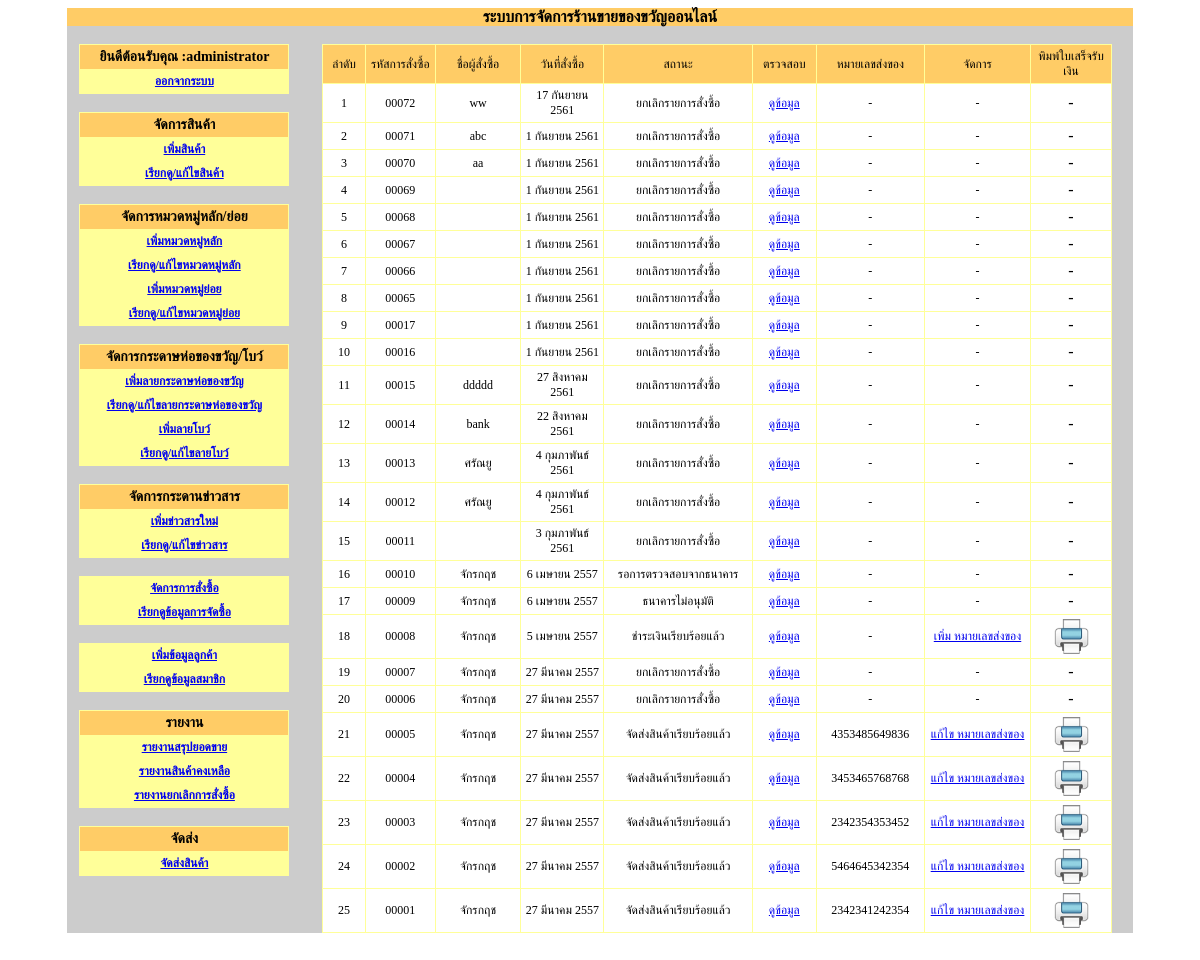
/giftshop2_V2_1/admin/main.php?module=order (signed in), run on the app's committed database.
### tables this page shows
CREATE TABLE `tbl_order` (
  `order_id` int(5) unsigned zerofill NOT NULL auto_increment COMMENT 'รหัสการสั่งสินค้า',
  `customer_id` int(5) unsigned zerofill NOT NULL COMMENT 'รหัสของลูกค้าที่สั่งสินค้า',
  `newname` varchar(50) NOT NULL,
  `address_send` text NOT NULL,
  `district_id` int(5) NOT NULL,
  `prefecture_id` int(5) NOT NULL,
  `province_id` int(2) NOT NULL,
  `postcode` int(5) NOT NULL,
  `telephone_send` varchar(10) NOT NULL,
  `mail_send` varchar(50) NOT NULL,
  `paper_id` int(2) unsigned zerofill NOT NULL,
  `ribbon_id` int(2) unsigned zerofill NOT NULL,
  `order_date` date NOT NULL COMMENT 'วันที่ลูกค้าสั่งซื้อสินค้า',
  `order_status` int(1) NOT NULL,
  `delivery_id` varchar(13) NOT NULL default '-',
  `order_tc` int(2) NOT NULL,
  PRIMARY KEY  (`order_id`)
);

CREATE TABLE `tbl_customer` (
  `customer_id` int(5) unsigned zerofill NOT NULL auto_increment,
  `customer_name` varchar(50) NOT NULL,
  `customer_name_last` varchar(255) NOT NULL,
  `customer_address` text NOT NULL,
  `district_id` int(5) NOT NULL,
  `prefecture_id` int(5) NOT NULL,
  `province_id` int(2) NOT NULL,
  `postcode` int(5) NOT NULL,
  `customer_telephone` varchar(10) NOT NULL,
  `customer_email` varchar(50) NOT NULL,
  `customer_pass` varchar(20) NOT NULL,
  `Date` varchar(10) NOT NULL,
  `item1` varchar(255) NOT NULL,
  `item2` varchar(255) NOT NULL,
  `item3` varchar(255) NOT NULL,
  `item4` varchar(255) NOT NULL,
  `item5` varchar(255) NOT NULL,
  `item6` varchar(255) NOT NULL,
  `item7` varchar(255) NOT NULL,
  PRIMARY KEY  (`customer_id`)
);

### giftshop2_V2_1/includes/function.ini.php (called while the page is built, shortened)
<?
$thaimonth2=array("มกราคม", "กุมภาพันธ์", "มีนาคม", "เมษายน", "พฤษภาคม","มิถุนายน", "กรกฎาคม", "สิงหาคม", "กันยายน","ตุลาคม","พฤศจิกายน", "ธันวาคม");
	function shotdate($date){
		global $thaimonth2;
		$txtDate=explode("-",$date);
		$date=$txtDate[2]+0 ." ";
		$date.=$thaimonth2[$txtDate[1]-1]." ";
		$date.=$txtDate[0]+543;
		return $date;
	}
?>

### giftshop2_V2_1/admin/order.php (the view, shortened to what this page needs)
<?
    switch($mode){
	  ?>
<?
default;
    $sql="select * from tbl_order as a,tbl_customer as b where a.customer_id=b.customer_id order by order_id desc";
	$qry=mysql_query($sql);
	$numrow=mysql_num_rows($qry);
	?>
 <br />
<table width="95%" border="0" align="center" cellpadding="4" cellspacing="1" bgcolor="#FFFF99">
      <tr>
        <td width="40" align="center" bgcolor="#FFCC66" class="sizemain1">ลำดับ</td>
        <td width="82" align="center" bgcolor="#FFCC66"><span class="sizemain1">รหัสการสั่งซื้อ</span></td>
        <td width="108" align="center" bgcolor="#FFCC66" class="sizemain1">ชื่อผู้สั่งซื้อ</td>
        <td width="94" align="center" bgcolor="#FFCC66"><span class="sizemain1">วันที่สั่งซื้อ</span></td>
        <td width="208" align="center" bgcolor="#FFCC66"><span class="sizemain1">สถานะ</span></td>
        <td width="75" align="center" bgcolor="#FFCC66" class="sizemain1">ตรวจสอบ</td>
        <td width="114" align="center" bgcolor="#FFCC66"><span class="sizemain1">หมายเลขส่งของ</span></td>
        <td width="136" align="center" bgcolor="#FFCC66"><span class="sizemain1">จัดการ</span></td>
        <td width="97" align="center" bgcolor="#FFCC66"> <span class="sizemain1">พิมพ์ใบเสร็จรับเงิน</span></td>
  </tr>
      <? if($numrow==0){
      ?>
      <tr>
        <td colspan="9" bgcolor="#FFFFFF"><span class="sizemain1">ไม่มีรายการสั่งซื้อ</span></td>
  </tr>
        <?
	  }else{
		  while($db=mysql_fetch_array($qry)){
			    switch($db['order_status']){
				case 1: $textstatus="ชำระเงินเรียบร้อยแล้ว"; break;
				case 3: $textstatus="ยกเลิกรายการสั่งซื้อ"; break;
				case 4: $textstatus="จัดส่งสินค้าเรียบร้อยแล้ว"; break;
				case 5: $textstatus="รอการตรวจสอบจากธนาคาร"; break;
				case 6: $textstatus="ธนาคารไม่อนุมัติ"; break;
				}
				$no++;
		?>
      <tr>
        <td align="center" bgcolor="#FFFFFF"><span class="sizemain1">
          <?=$no?>
        </span></td>
        <td align="center" bgcolor="#FFFFFF"><span class="sizemain1">
        <?=$db['order_id']?>
        </span></td>
        <td align="center" bgcolor="#FFFFFF"><span class="sizemain1">
          <?=$db['customer_name']?>
        </span></td>
        <td align="center" bgcolor="#FFFFFF"><span class="sizemain1">
        <?=shotdate($db['order_date'])?>
        </span></td>
        <td align="center" bgcolor="#FFFFFF"><span class="sizemain1">
        <?=$textstatus?>
        </span></td>
        <td align="center" bgcolor="#FFFFFF">
          <span class="sizemain1"><a href="main.php?module=order&mode=bill&order_id=<?=$db['order_id']?>">ดูข้อมูล</a>
        </span></td>
        <td align="center" bgcolor="#FFFFFF"><span class="sizemain1">
        <?=$db['delivery_id']?>
        </span></td>
       <td align="center" bgcolor="#FFFFFF">
         <span class="sizemain1">
         <?
		if($db['order_status']==1){?>
         <a href="main.php?module=order&mode=update&order_id=<?=$db['order_id']?>">เพิ่ม หมายเลขส่งของ</a>
		<? }elseif ($db['order_status']==4){?>
       		<a href="main.php?module=order&mode=edit&order_id=<?=$db['order_id']?>">แก้ไข หมายเลขส่งของ</a>
        <? }else{echo "-";}?>
        </span></td>
       <td align="center" bgcolor="#FFFFFF">
       <?
		if($db['order_status']==1 || $db['order_status']==4) {
			?>
			<a href="print_receipt.php?order_id=<?=$db['order_id']?>&order_tc=<?=$db['order_tc']?>" target="_blank"><img src="../images/print-icon.png" width="35" height="35" /></a>			<?
				}else{echo "-";}
		?>
       </td>
      </tr>
      <?
		  }
	  }
	  ?>
    </table>
    <?
	}
	?>

### giftshop2_V2_1/admin/order.php (style rules this page uses)
.sizemain1 { font-size: 12px; }

### data on the page
tbl_order: order_id "00072", customer.customer_name "ww", order_date "17 กันยายน 2561", order_status "ยกเลิกรายการสั่งซื้อ", delivery "-"
tbl_order: order_id "00071", customer.customer_name "abc", order_date "1 กันยายน 2561", order_status "ยกเลิกรายการสั่งซื้อ", delivery "-"
tbl_order: order_id "00070", customer.customer_name "aa", order_date "1 กันยายน 2561", order_status "ยกเลิกรายการสั่งซื้อ", delivery "-"
tbl_order: order_id "00069", order_date "1 กันยายน 2561", order_status "ยกเลิกรายการสั่งซื้อ", delivery "-"
tbl_order: order_id "00068", order_date "1 กันยายน 2561", order_status "ยกเลิกรายการสั่งซื้อ", delivery "-"
tbl_order: order_id "00067", order_date "1 กันยายน 2561", order_status "ยกเลิกรายการสั่งซื้อ", delivery "-"
tbl_order: order_id "00066", order_date "1 กันยายน 2561", order_status "ยกเลิกรายการสั่งซื้อ", delivery "-"
tbl_order: order_id "00065", order_date "1 กันยายน 2561", order_status "ยกเลิกรายการสั่งซื้อ", delivery "-"
tbl_order: order_id "00017", order_date "1 กันยายน 2561", order_status "ยกเลิกรายการสั่งซื้อ", delivery "-"
tbl_order: order_id "00016", order_date "1 กันยายน 2561", order_status "ยกเลิกรายการสั่งซื้อ", delivery "-"
tbl_order: order_id "00015", customer.customer_name "ddddd", order_date "27 สิงหาคม 2561", order_status "ยกเลิกรายการสั่งซื้อ", delivery "-"
tbl_order: order_id "00014", customer.customer_name "bank", order_date "22 สิงหาคม 2561", order_status "ยกเลิกรายการสั่งซื้อ", delivery "-"
tbl_order: order_id "00013", customer.customer_name "ศรัณยู", order_date "4 กุมภาพันธ์ 2561", order_status "ยกเลิกรายการสั่งซื้อ", delivery "-"
tbl_order: order_id "00012", customer.customer_name "ศรัณยู", order_date "4 กุมภาพันธ์ 2561", order_status "ยกเลิกรายการสั่งซื้อ", delivery "-"
tbl_order: order_id "00011", order_date "3 กุมภาพันธ์ 2561", order_status "ยกเลิกรายการสั่งซื้อ", delivery "-"
tbl_order: order_id "00010", customer.customer_name "จักรกฤช", order_date "6 เมษายน 2557", order_status "รอการตรวจสอบจากธนาคาร", delivery "-"
tbl_order: order_id "00009", customer.customer_name "จักรกฤช", order_date "6 เมษายน 2557", order_status "ธนาคารไม่อนุมัติ", delivery "-"
tbl_order: order_id "00008", customer.customer_name "จักรกฤช", order_date "5 เมษายน 2557", order_status "ชำระเงินเรียบร้อยแล้ว", delivery "-"
tbl_order: order_id "00007", customer.customer_name "จักรกฤช", order_date "27 มีนาคม 2557", order_status "ยกเลิกรายการสั่งซื้อ", delivery "-"
tbl_order: order_id "00006", customer.customer_name "จักรกฤช", order_date "27 มีนาคม 2557", order_status "ยกเลิกรายการสั่งซื้อ", delivery "-"
tbl_order: order_id "00005", customer.customer_name "จักรกฤช", order_date "27 มีนาคม 2557", order_status "จัดส่งสินค้าเรียบร้อยแล้ว", delivery "4353485649836"
tbl_order: order_id "00004", customer.customer_name "จักรกฤช", order_date "27 มีนาคม 2557", order_status "จัดส่งสินค้าเรียบร้อยแล้ว", delivery "3453465768768"
tbl_order: order_id "00003", customer.customer_name "จักรกฤช", order_date "27 มีนาคม 2557", order_status "จัดส่งสินค้าเรียบร้อยแล้ว", delivery "2342354353452"
tbl_order: order_id "00002", customer.customer_name "จักรกฤช", order_date "27 มีนาคม 2557", order_status "จัดส่งสินค้าเรียบร้อยแล้ว", delivery "5464645342354"
tbl_order: order_id "00001", customer.customer_name "จักรกฤช", order_date "27 มีนาคม 2557", order_status "จัดส่งสินค้าเรียบร้อยแล้ว", delivery "2342341242354"

### other printed values
$_SESSION['adminname'] "administrator"
